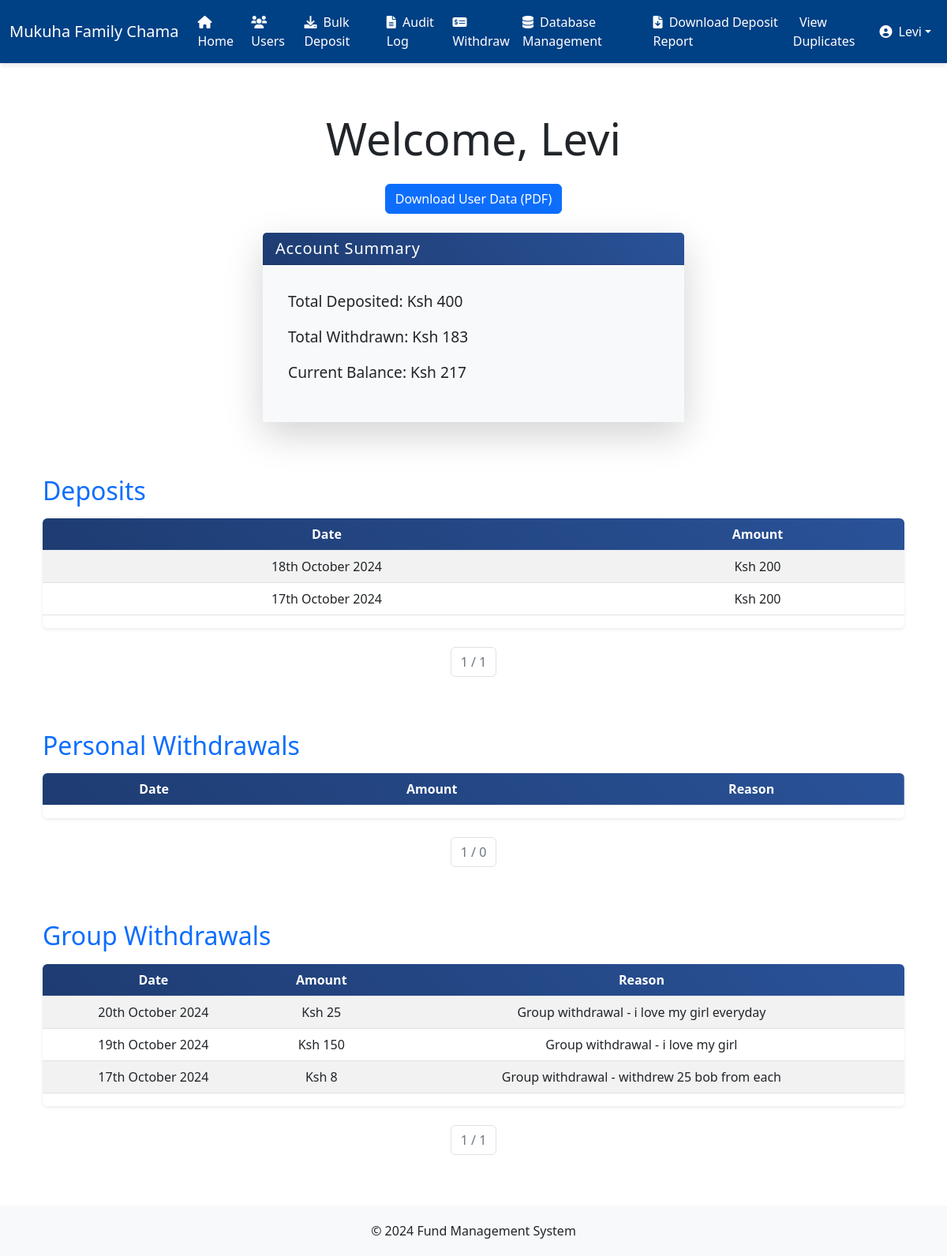
The app's page /user_dashboard (signed in), older data.
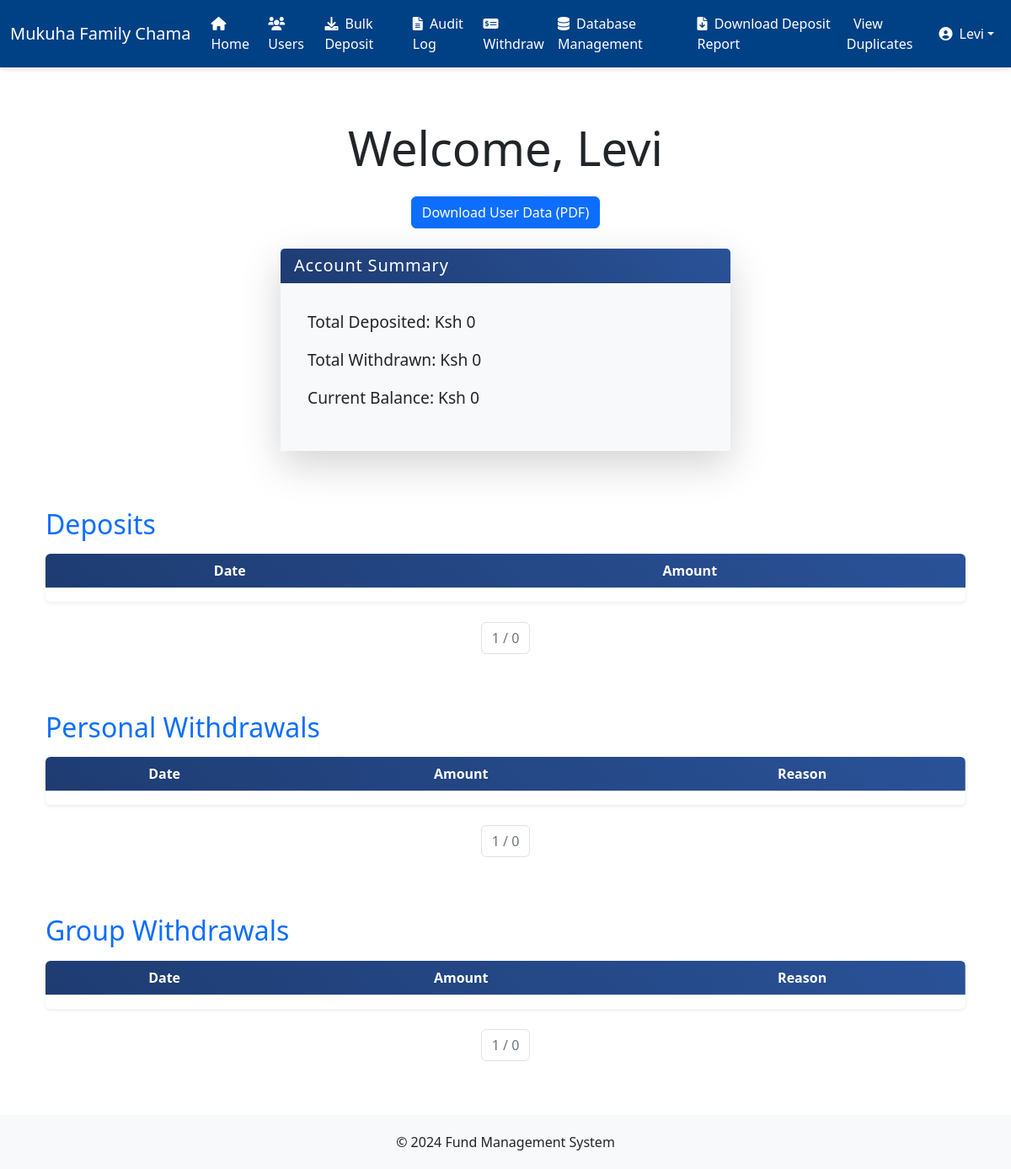
The same page, newer data.
### app.py (models this page shows)
class Deposit(db.Model):
    id = db.Column(db.Integer, primary_key=True)
    amount = db.Column(db.Integer, nullable=False)
    date = db.Column(db.Date, nullable=False)
    user_id = db.Column(db.Integer, db.ForeignKey('user.id'), nullable=False)

class Withdrawal(db.Model):
    id = db.Column(db.Integer, primary_key=True)
    amount = db.Column(db.Integer, nullable=False)
    date = db.Column(db.Date, nullable=False)
    reason = db.Column(db.String(200), nullable=False)
    user_id = db.Column(db.Integer, db.ForeignKey('user.id'), nullable=False)
    withdrawal_type = db.Column(db.String(20), nullable=False)  # 'personal' or 'group'

### app.py (the view)
@app.route('/user_dashboard')
@login_required
@password_change_required
def user_dashboard():
    user = User.query.get(session['user_id'])
    page_deposit = request.args.get('page_deposit', 1, type=int)
    page_personal_withdrawal = request.args.get('page_personal_withdrawal', 1, type=int)
    page_group_withdrawal = request.args.get('page_group_withdrawal', 1, type=int)
    deposits = user.deposits.order_by(Deposit.date.desc()).paginate(page=page_deposit, per_page=5, error_out=False)
    personal_withdrawals = user.withdrawals.filter_by(withdrawal_type='personal').order_by(
        Withdrawal.date.desc()).paginate(page=page_personal_withdrawal, per_page=5, error_out=False)
    group_withdrawals = user.withdrawals.filter_by(withdrawal_type='group').order_by(Withdrawal.date.desc()).paginate(
        page=page_group_withdrawal, per_page=5, error_out=False)
    return render_template('user_dashboard.html', user=user, deposits=deposits,
                           personal_withdrawals=personal_withdrawals,
                           group_withdrawals=group_withdrawals)

### app.py (called while the page is built)
def login_required(f):
    @wraps(f)
    def decorated_function(*args, **kwargs):
        if 'user_id' not in session:
            return redirect(url_for('login', next=request.url))
        return f(*args, **kwargs)
    return decorated_function

def password_change_required(f):
    @wraps(f)
    def decorated_function(*args, **kwargs):
        user_id = session.get('user_id')
        if not user_id:
            return redirect(url_for('login'))
        user = User.query.get(user_id)
        if not user:
            session.pop('user_id', None)  # Clear invalid session
            return redirect(url_for('login'))
        if not user.is_password_changed:
            return redirect(url_for('change_password'))
        return f(*args, **kwargs)
    return decorated_function

def format_number(value):
    return "{:,.0f}".format(value)

@app.context_processor
def inject_user():
    if 'user_id' in session:
        user = User.query.get(session['user_id'])
        return dict(current_user=user)
    return dict(current_user=None)

    def total_deposited(self):
        return sum(deposit.amount for deposit in self.deposits)

### templates/user_dashboard.html (shortened to what the changed rows need)
{% extends "base.html" %}
{% block content %}
<div class="container mt-5">
    <div class="text-center">
        <h1 class="display-4 text-dark mb-4">Welcome, {{ user.name }}</h1>
    </div>
    <div class="row justify-content-center mb-5">
        <div class="col-md-6">
            <div class="card shadow-lg border-0">
                <div class="card-body bg-light">
                    <p class="lead"><strong>Total Deposited:</strong> Ksh {{ user.total_deposited() | format_number }}</p>
                    <p class="lead"><strong>Total Withdrawn:</strong> Ksh {{ user.total_withdrawn() | format_number }}</p>
                    <p class="lead"><strong>Current Balance:</strong> Ksh {{ user.balance() | format_number }}</p>
                </div>
            </div>
        </div>
    </div>
    <div class="section mt-5">
        <h2 class="text-primary mb-3">Deposits</h2>
        <div class="table-responsive rounded shadow-sm mb-4">
            <table class="table table-hover table-striped align-middle text-center">
                <thead class="bg-gradient-primary text-white">
                    <tr>
                        <th>Date</th>
                        <th>Amount</th>
                    </tr>
                </thead>
                <tbody>
                    {% for deposit in deposits.items %}
                    <tr class="table-row-hover">
                        <td>{{ deposit.date | format_date }}</td>
                        <td>Ksh {{ deposit.amount | format_number }}</td>
                    </tr>
                    {% endfor %}
                </tbody>
            </table>
        </div>
        <nav aria-label="Deposits pagination" class="mt-4">
            <ul class="pagination justify-content-center">
                <li class="page-item disabled">
                    <span class="page-link">{{ deposits.page }} / {{ deposits.pages }}</span>
                </li>
            </ul>
        </nav>
    </div>
    <div class="section mt-5">
        <h2 class="text-primary mb-3">Personal Withdrawals</h2>
        <div class="table-responsive rounded shadow-sm mb-4">
            <table class="table table-hover table-striped align-middle text-center">
                <thead class="bg-gradient-primary text-white">
                    <tr>
                        <th>Date</th>
                        <th>Amount</th>
                        <th>Reason</th>
                    </tr>
                </thead>
            </table>
        </div>
    </div>
    <div class="section mt-5">
        <h2 class="text-primary mb-3">Group Withdrawals</h2>
        <div class="table-responsive rounded shadow-sm mb-4">
            <table class="table table-hover table-striped align-middle text-center">
                <thead class="bg-gradient-primary text-white">
                    <tr>
                        <th>Date</th>
                        <th>Amount</th>
                        <th>Reason</th>
                    </tr>
                </thead>
                <tbody>
                    {% for withdrawal in group_withdrawals.items %}
                    <tr class="table-row-hover">
                        <td>{{ withdrawal.date | format_date }}</td>
                        <td>Ksh {{ withdrawal.amount | format_number }}</td>
                        <td>{{ withdrawal.reason }}</td>
                    </tr>
                    {% endfor %}
                </tbody>
            </table>
        </div>
        <nav aria-label="Group Withdrawals pagination" class="mt-4">
            <ul class="pagination justify-content-center">
                <li class="page-item disabled">
                    <span class="page-link">{{ group_withdrawals.page }} / {{ group_withdrawals.pages }}</span>
                </li>
            </ul>
        </nav>
    </div>
</div>
{% endblock %}

Row changes from the older to the newer data that the page shows:
no longer on this page (row edited): Deposit: total_deposited "400", balance "217", date "17th October 2024", amount "200"
no longer on this page (row edited): Withdrawal: total_withdrawn "183", date "19th October 2024", amount "150", reason "Group withdrawal - i love my girl"
no longer on this page (row edited): Deposit: date "18th October 2024", amount "200"
no longer on this page (row edited): Withdrawal: date "20th October 2024", amount "25", reason "Group withdrawal - i love my girl everyday"
no longer on this page (row edited): Withdrawal: date "17th October 2024", amount "8", reason "Group withdrawal - withdrew 25 bob from each"
Text that changed along with them:
{{ user.total_deposited() | format_number }}: (not shown) → "0"
{{ user.total_withdrawn() | format_number }}: (not shown) → "0"
{{ user.balance() | format_number }}: (not shown) → "0"
{{ deposits.pages }}: "1" → "0"
{{ group_withdrawals.pages }}: "1" → "0"
